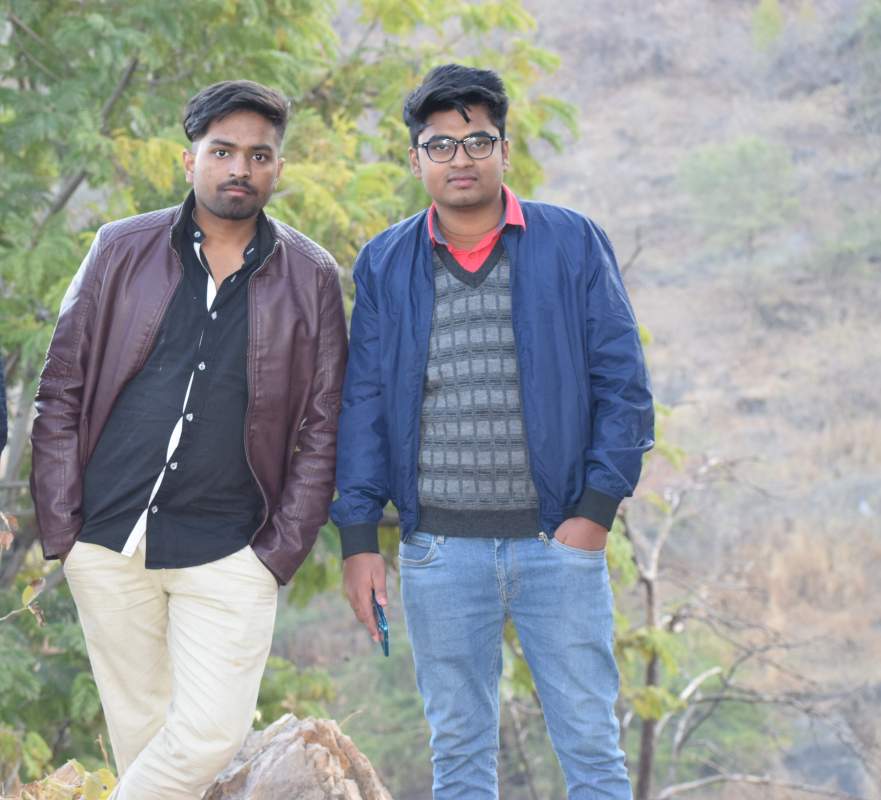
#> input picture bhai.jpg, 4402 x 4000 px (shown at 1/5 size)
$ python transformations.py
#> lines starting #> are read from the running program, lines starting #| are printed output that depends on the picture
import cv2 as cv
import numpy as np

img = cv.imread('bhai.jpg')
#> img is the input picture: shape (4000, 4402, 3); mean B, G, R 153.2, 152.3, 147.5
img = cv.resize(img, (500,400), interpolation=cv.INTER_AREA)
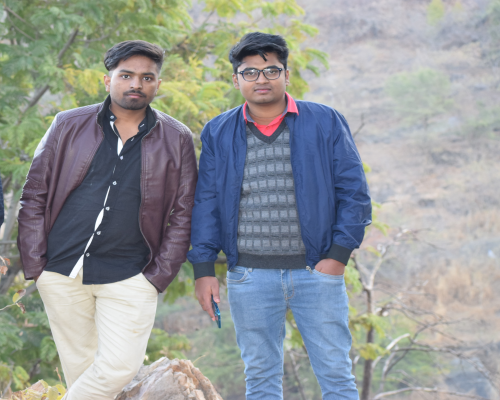
#> img: shape (400, 500, 3); mean B, G, R 153.2, 152.3, 147.5
cv.imshow('image', img)

# Translation
def translate(img,x,y):
#> called with x = 100, y = 200
    transMat = np.float32([[1,0,x],[0,1,y]])
    dimesions = (img.shape[1], img.shape[0])
#> dimesions = (500, 400)
    return cv.warpAffine(img, transMat, dimesions)
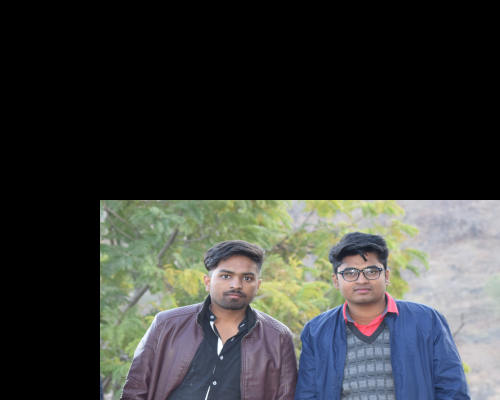
#> returned value: shape (400, 500, 3); mean of channels 0, 1, 2 55.7, 57.3, 55.3; drawn as B, G, R

# x --> left
# -x --> right
# y --> up
# -y --> down

cv.imshow('translated image',translate(img,100,200))

# Rotation
def rotation(img, angle, rotpoint=None):
#> called with angle = 45
    (height, width) = img.shape[:2]
#> height = 400; width = 500

    if rotpoint is None:
        rotpoint = (width//2, height//2)
#> rotpoint = (250, 200)
    rotmat = cv.getRotationMatrix2D(rotpoint,angle,1.0)
    dimesions = (width,height)
#> dimesions = (500, 400)

    return cv.warpAffine(img, rotmat, dimesions)
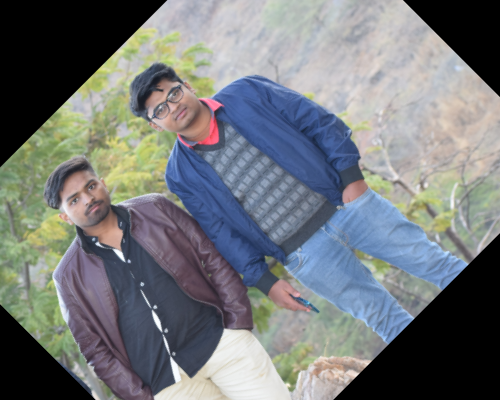
#> returned value: shape (400, 500, 3); mean of channels 0, 1, 2 122, 119.6, 115.6; drawn as B, G, R

rotated = rotation(img, 45)
cv.imshow('rotated', rotated)

# Resizing
resized = cv.resize(img, (500,500), interpolation=cv.INTER_AREA)
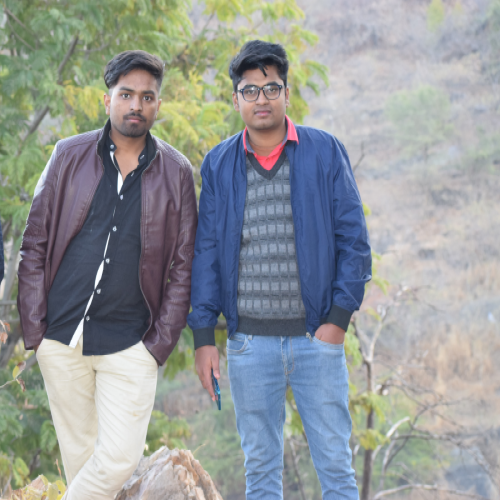
#> resized: shape (500, 500, 3); mean B, G, R 153.3, 152.4, 147.6
cv.imshow('resized', resized)

# flipping
flip = cv.flip(img, 0) # for horizontal flip, replace 0 with 1
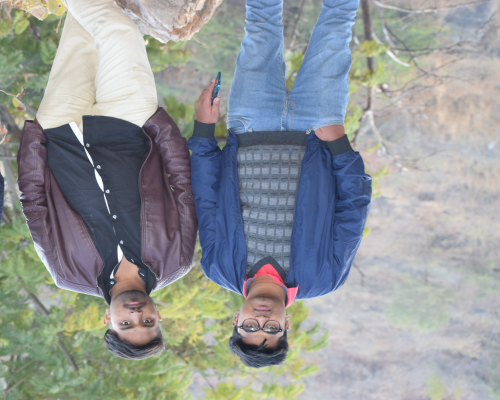
#> flip: shape (400, 500, 3); mean B, G, R 153.2, 152.3, 147.5
cv.imshow('flip', flip)

# cropping
cropped = img[200:300, 400:500]
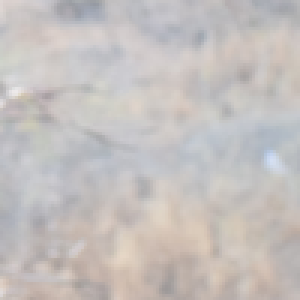
#> cropped: shape (100, 100, 3) (shown 3 times larger); mean B, G, R 189.9, 191.6, 196.4
cv.imshow('cropped', cropped)

cv.waitKey(0)
